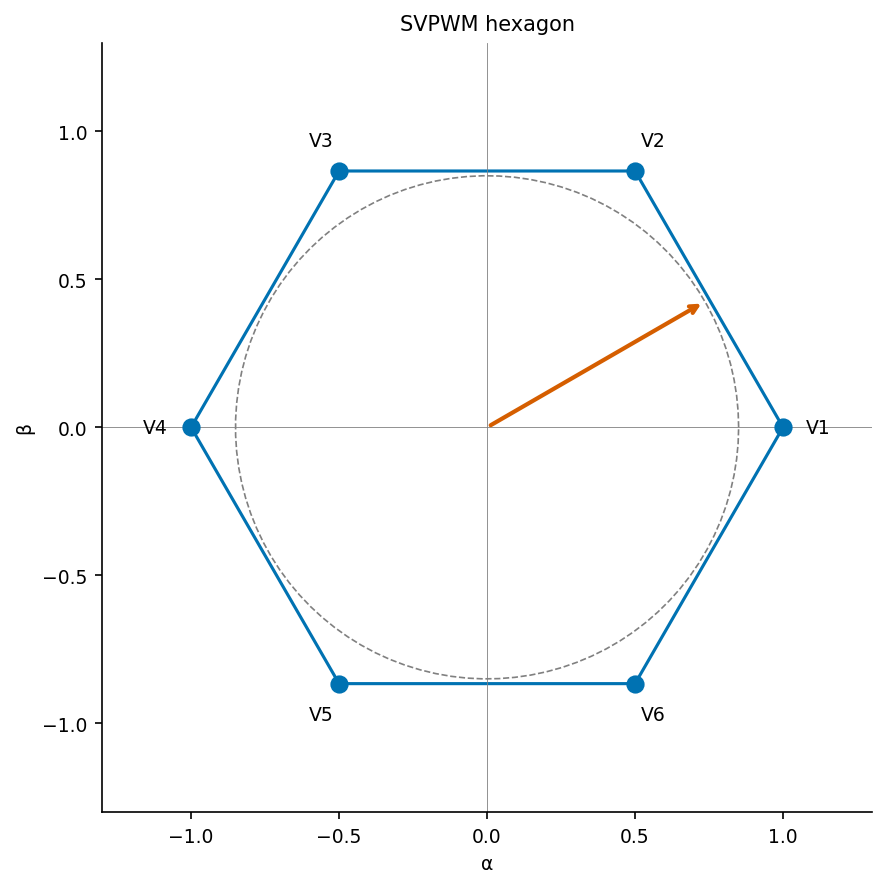

This chart was generated by the following Python code:
"""svpwm_hexagon: 空间矢量 PWM 六边形 + 旋转参考矢量."""
import sys, os; sys.path.insert(0, os.path.join(os.path.dirname(os.path.abspath(__file__)), '..', '..', '_utils', 'python'))
import numpy as np
import matplotlib.pyplot as plt
from theme import apply_theme
from palette import cycle

def make_figure(title='SVPWM hexagon'):
    apply_theme(fig_size=(6, 6))
    angles = np.linspace(0, 2*np.pi, 7)
    vx = np.cos(angles); vy = np.sin(angles)
    fig, ax = plt.subplots()
    ax.plot(vx, vy, color=cycle(0), linewidth=1.5)
    ax.scatter(vx[:-1], vy[:-1], s=60, color=cycle(0), zorder=5)
    for i in range(6):
        ax.text(vx[i]*1.12, vy[i]*1.12, f'V{i+1}', ha='center', va='center')
    theta = np.linspace(0, 2*np.pi, 100)
    ax.plot(0.85*np.cos(theta), 0.85*np.sin(theta), '--', color='gray', linewidth=0.8)
    ref_ang = np.pi/6
    ax.annotate('', xy=(0.85*np.cos(ref_ang), 0.85*np.sin(ref_ang)), xytext=(0, 0),
                arrowprops=dict(arrowstyle='->', color=cycle(1), lw=2))
    ax.set_xlim(-1.3, 1.3); ax.set_ylim(-1.3, 1.3); ax.set_aspect('equal')
    ax.axhline(0, color='gray', linewidth=0.4); ax.axvline(0, color='gray', linewidth=0.4)
    ax.set_xlabel('α'); ax.set_ylabel('β'); ax.set_title(title)
    fig.tight_layout()
    return fig

if __name__ == '__main__':
    fig = make_figure(); fig.savefig(__file__.replace('.py', '.png'), dpi=150)
